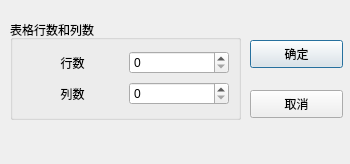
<?xml version="1.0" encoding="UTF-8"?>
<ui version="4.0">
 <class>TDialog</class>
 <widget class="QDialog" name="TDialog">
  <property name="geometry">
   <rect>
    <x>0</x>
    <y>0</y>
    <width>350</width>
    <height>164</height>
   </rect>
  </property>
  <property name="windowTitle">
   <string>Dialog</string>
  </property>
  <widget class="QGroupBox" name="groupBox">
   <property name="geometry">
    <rect>
     <x>10</x>
     <y>20</y>
     <width>231</width>
     <height>100</height>
    </rect>
   </property>
   <property name="title">
    <string>表格行数和列数</string>
   </property>
   <layout class="QGridLayout" name="gridLayout">
    <item row="0" column="0">
     <widget class="QLabel" name="label">
      <property name="text">
       <string>行数</string>
      </property>
      <property name="alignment">
       <set>Qt::AlignCenter</set>
      </property>
     </widget>
    </item>
    <item row="0" column="1">
     <widget class="QSpinBox" name="spinBox_Row"/>
    </item>
    <item row="1" column="0">
     <widget class="QLabel" name="label_2">
      <property name="text">
       <string>列数</string>
      </property>
      <property name="alignment">
       <set>Qt::AlignCenter</set>
      </property>
     </widget>
    </item>
    <item row="1" column="1">
     <widget class="QSpinBox" name="spinBox_Column"/>
    </item>
   </layout>
  </widget>
  <widget class="QPushButton" name="pushButton_OK">
   <property name="geometry">
    <rect>
     <x>250</x>
     <y>40</y>
     <width>93</width>
     <height>28</height>
    </rect>
   </property>
   <property name="text">
    <string>确定</string>
   </property>
  </widget>
  <widget class="QPushButton" name="pushButton_Cancel">
   <property name="geometry">
    <rect>
     <x>250</x>
     <y>90</y>
     <width>93</width>
     <height>28</height>
    </rect>
   </property>
   <property name="text">
    <string>取消</string>
   </property>
  </widget>
 </widget>
 <resources/>
 <connections>
  <connection>
   <sender>pushButton_OK</sender>
   <signal>clicked()</signal>
   <receiver>TDialog</receiver>
   <slot>accept()</slot>
   <hints>
    <hint type="sourcelabel">
     <x>296</x>
     <y>53</y>
    </hint>
    <hint type="destinationlabel">
     <x>174</x>
     <y>81</y>
    </hint>
   </hints>
  </connection>
  <connection>
   <sender>pushButton_Cancel</sender>
   <signal>clicked()</signal>
   <receiver>TDialog</receiver>
   <slot>reject()</slot>
   <hints>
    <hint type="sourcelabel">
     <x>296</x>
     <y>103</y>
    </hint>
    <hint type="destinationlabel">
     <x>174</x>
     <y>81</y>
    </hint>
   </hints>
  </connection>
 </connections>
</ui>
